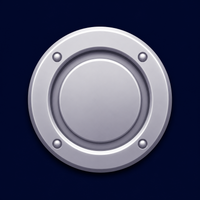
#> input picture dev/canva/towers/src/base.png, 200 x 200 px
$ python tbase.py
#> lines starting #> are read from the running program, lines starting #| are printed output that depends on the picture; after the words box and inside, x2 and y2 are one past the last pixel; in counts of white or black regions, pixels touching at a corner belong together
# 砲台の 土台の 絵（まん丸）を 円で 切りぬいて、こい 金属に する（白い 頭が 見えるように）。使い方：python3 tbase.py
# もとの絵 towers/src/base.png（Canva MAHaTWxFLt8）→ towers/base_full.png
import os
import numpy as np
from PIL import Image, ImageDraw
HERE=os.path.dirname(os.path.abspath(__file__))
CX,CY,R=99.5,98.5,71.5          # もとの絵の 中の 台の まるの 中心と 半径
DARK=.5; GAM=1.25               # こく する 強さ（明るい所は 少し のこす）
im=Image.open(os.path.join(HERE,'towers/src/base.png')).convert('RGB')
#> im is the input picture: PIL image 200x200 RGB; mean R, G, B 70.1, 73, 97.3
A=np.asarray(im).astype(np.float32)/255
A=np.clip((A**GAM)*DARK*1.08,0,1)
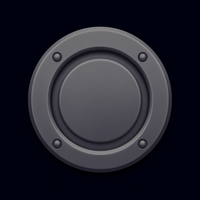
#> A: shape (200, 200, 3) float32; mean R, G, B 0.134, 0.136, 0.175
A=A*np.array([.92,.95,1.08])    # ほんの少し 青みの 鉄色（夜の 台に なじむ）
A=np.clip(A,0,1)
m=Image.new('L',(im.width*4,im.height*4),0); ImageDraw.Draw(m).ellipse(((CX-R)*4,(CY-R)*4,(CX+R)*4,(CY+R)*4),fill=255)
#> after `m = Image.new('L', (im.width * 4, im.height * 4), 0)`: m: PIL image 800x800 L; every value is 0
#> after `ImageDraw.Draw(m).ellipse(((CX - R) * 4, (CY - R) * 4, (CX + R) * 4, (`:
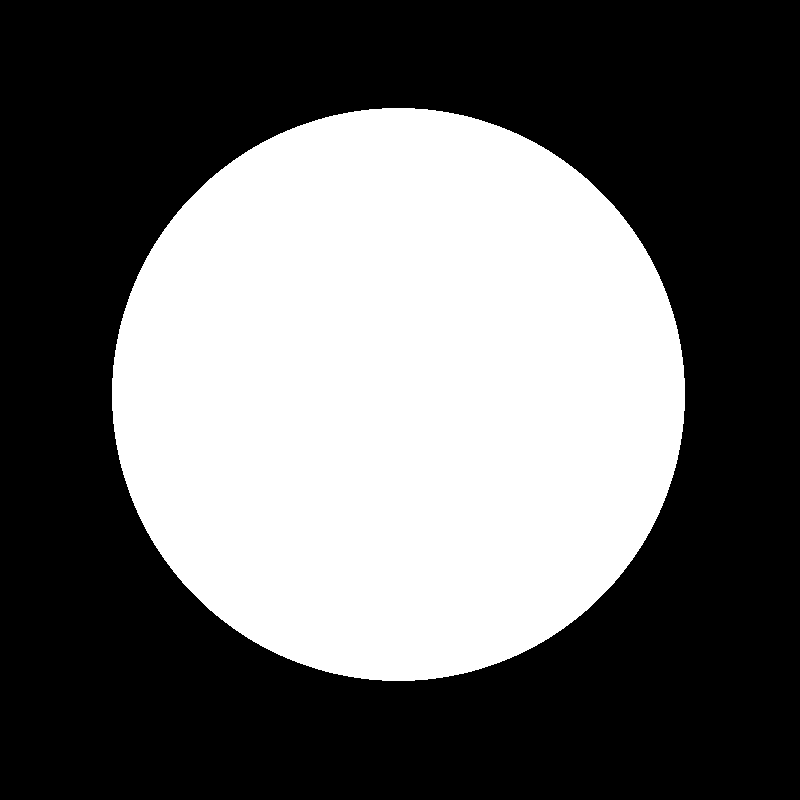
#> m: PIL image 800x800 L; 40.3% white; 1 white region, box (x1, y1, x2, y2) and area: (112, 108, 685, 681) 257769
m=m.resize(im.size,Image.LANCZOS)
#> m: PIL image 200x200 L
out=Image.fromarray((A*255+.5).astype(np.uint8),'RGB').convert('RGBA'); out.putalpha(m)
#> after `out.putalpha(m)`:
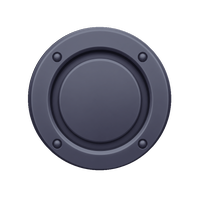
#> out: PIL image 200x200 RGBA; mean R, G, B, A 31.4, 33, 48.3, 102.7; transparent parts drawn white
out.save(os.path.join(HERE,'towers/base_full.png'))
print('ok')
